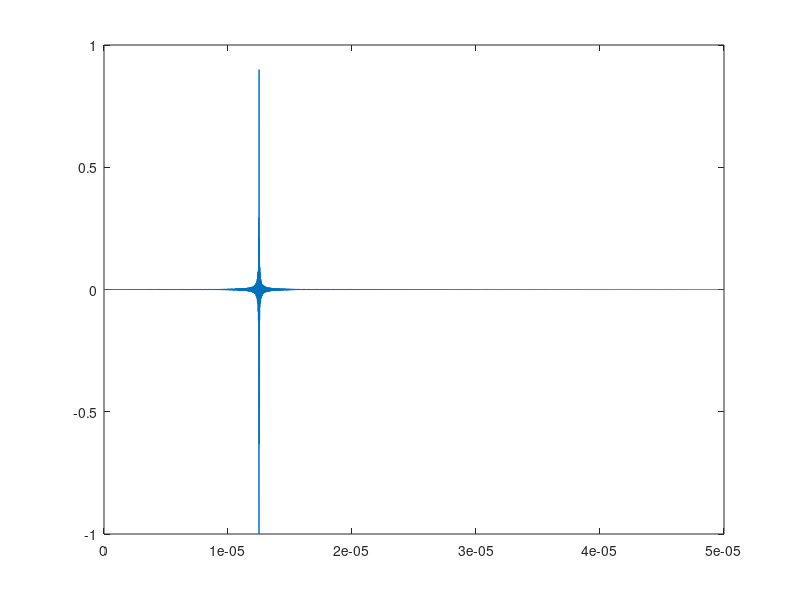

MATLAB code for this plot: (Note: this script raises an error after producing the figure.)
%% Generiranje radio signala

% parametri modela
fs = 200 * 10^6;
tmax = 50e-6; %50 us 
BK = 500e3; % 500 kHz
fAD = 20e6; % 20 MHz
fsH = fAD;

% vremenska os za analognu domenu
t=(0:1/fs:tmax);
t=t(:);
% komunikacijski kanal
fRF=50e6;   % centralna radio frekvencija
BRF=2e6;    % sirina radio podrucja
% radio signal
uRX=sinc(8*pi*BRF*(t-tmax/4)).*square(2*pi*fRF*t);

%% Prikaz radio signala

N = length(t);

figure('name', 'Vremenski oblik radio signala');
plot(t, uRX);

figure('name', 'Spektar radio signala');
[URX, f] = FFT(uRX, blackman(N), 2*N, fs);
plot(f, 20 * log10(abs(URX)));

%% Parametri transpozicije frekvencije

fcMF = 5e6; %5 MHz
fMF = 45e6; %45 MHz
uMF = cos(2 * pi * fMF * t);

%% Dizajn RF filtra

NRF = 4; % inače je red 2, ali 4 da bi se ostvarilo gušenje 80dB
fg = 51e6;
fd = 49e6;
w = 2 * pi * [fd,  fg];
[z, p, k] = cheby1(NRF, 0.5, w, 's'); 
H = freqs(k * poly(z), poly(p), 2 * pi * f);
figure('name', 'RF filtar');
freqK(H, f);

hRF = impulse(zpk(z,p,k), t);

%% Dizajn IF filtra

NIF = 6;
fg = fsH / 2; 

[z, p, k] = ellip(NIF, 0.5, 80, 2 * pi * fg, 's');
H = freqs(k * poly(z), poly(p), 2 * pi * f);
figure('name', 'IF filtar');
freqK(H, f);

hIF = impulse(zpk(z,p,k), t);

%% Transpozcija signala u nisko-frekvencijsko područje

gain = 10;
uRF = gain * conv(uRX, hRF, 'same') /fs;

uIF = uMF .* uRF; 

uIF = gain * conv(uIF, hIF, 'same')/fs;

[UIF, f] = FFT(uIF, blackman(N), 2 * N, fs);  

figure('name', 'Spektar nakon transpozicije');
plot(f, 20 * log10(abs(UIF)));


%% Analogno-digitalni pretvornik

tH = 0:1/fsH:tmax;
N = length(tH);
fH = fos(N, fsH);
uAD = decimate(uIF, ceil(length(t)/length(tH)));

figure('name', 'Ulaz u AD');
plot(t, uIF);

figure('name', 'Izlaz iz AD');
plot(tH, uAD);

%% 




